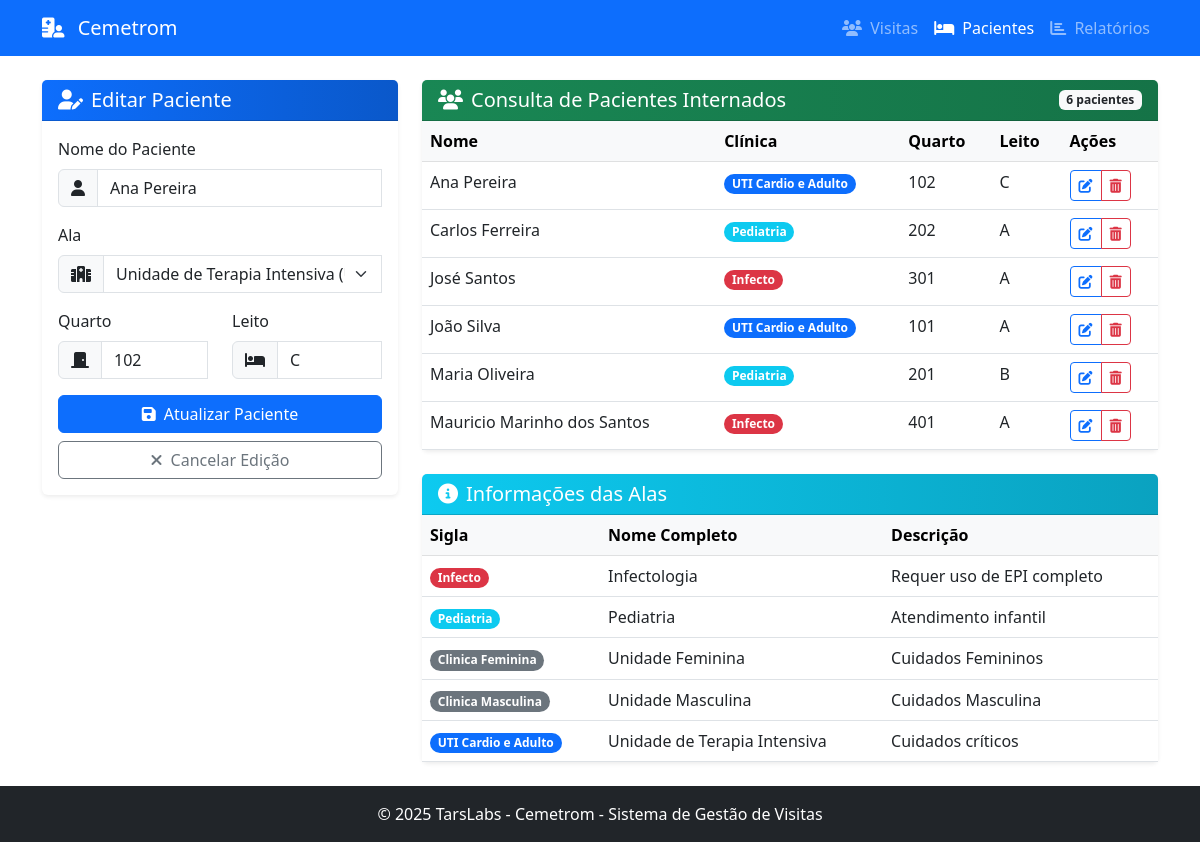
The page /pacientes?edit=4 on the database its author committed.
### tables this page shows
CREATE TABLE pacientes (
            id INTEGER PRIMARY KEY AUTOINCREMENT,
            nome TEXT NOT NULL,
            ala_id TEXT NOT NULL,
            quarto TEXT NOT NULL,
            leito TEXT NOT NULL,
            ativo INTEGER DEFAULT 1,
            created_at TIMESTAMP DEFAULT CURRENT_TIMESTAMP,
            updated_at TIMESTAMP DEFAULT CURRENT_TIMESTAMP,
            FOREIGN KEY (ala_id) REFERENCES alas (sigla)
        );

CREATE TABLE alas (
            id INTEGER PRIMARY KEY AUTOINCREMENT,
            sigla TEXT UNIQUE NOT NULL,
            nome TEXT NOT NULL,
            descricao TEXT,
            created_at TIMESTAMP DEFAULT CURRENT_TIMESTAMP,
            updated_at TIMESTAMP DEFAULT CURRENT_TIMESTAMP
        );

### app.py (the view, shortened to what this page needs)
@app.route('/pacientes', methods=['GET', 'POST'])
def form_pacientes():
    pacientes = get_pacientes()
    alas = get_alas()
    patient_id = request.args.get('edit')
    paciente_edit = None
    if patient_id:
        paciente_edit = get_paciente_by_id(patient_id)
    return render_template('form_pacientes.html',
                          pacientes=pacientes,
                          alas=alas,
                          paciente_edit=paciente_edit)

### src/database.py (called while the page is built)
def get_db():
    if 'db' not in g:
        g.db = sqlite3.connect(
            current_app.config['DATABASE'],
            detect_types=sqlite3.PARSE_DECLTYPES
        )
        g.db.row_factory = sqlite3.Row
    return g.db

### src/pacientes.py (called while the page is built)
def get_pacientes(only_active=True):
    db = get_db()
    query = """
        SELECT p.*, a.nome as ala_nome, a.descricao as ala_descricao
        FROM pacientes p
        JOIN alas a ON p.ala_id = a.sigla
    """
    params = []
    if only_active:
        query += " WHERE p.ativo = 1"
    query += " ORDER BY p.nome"
    cursor = db.execute(query, params)
    pacientes = []
    for row in cursor.fetchall():
        pacientes.append(dict(row))
    return pacientes

def get_paciente_by_id(paciente_id):
    db = get_db()
    cursor = db.execute(
        """
        SELECT p.*, a.nome as ala_nome, a.descricao as ala_descricao
        FROM pacientes p
        JOIN alas a ON p.ala_id = a.sigla
        WHERE p.id = ?
        """,
        (paciente_id,)
    )
    paciente = cursor.fetchone()
    if paciente:
        return dict(paciente)
    return None

def get_alas():
    db = get_db()
    cursor = db.execute(
        """
        SELECT * FROM alas
        ORDER BY nome
        """
    )
    alas = []
    for row in cursor.fetchall():
        alas.append(dict(row))
    return alas

### templates/form_pacientes.html (shortened to what this page needs)
{% extends 'base.html' %}
{% block content %}
<div class="row">
    <div class="col-md-4 mb-4">
        <div class="card border-0 shadow-sm">
            <div class="card-header bg-gradient-primary text-white">
                <h5 class="mb-0">
                    {% if paciente_edit %}
                        <i class="fas fa-user-edit me-2"></i>Editar Paciente
                    {% else %}
                        <i class="fas fa-user-plus me-2"></i>Novo Paciente
                    {% endif %}
                </h5>
            </div>
            <div class="card-body">
                <form action="{{ url_for('form_pacientes') }}" method="post" class="needs-validation" novalidate>
                    <div class="mb-3">
                        <label for="name" class="form-label">Nome do Paciente</label>
                        <div class="input-group">
                            <span class="input-group-text"><i class="fas fa-user"></i></span>
                            <input type="text" class="form-control" id="name" name="name" value="{{ paciente_edit.nome if paciente_edit else '' }}" required>
                        </div>
                    </div>
                    <div class="mb-3">
                        <label for="ward" class="form-label">Ala</label>
                        <div class="input-group">
                            <span class="input-group-text"><i class="fas fa-hospital-alt"></i></span>
                            <select class="form-select" id="ward" name="ward" required>
                                {% for ala in alas %}
                                    <option value="{{ ala.sigla }}" {% if paciente_edit and paciente_edit.ala_id == ala.sigla %}selected{% endif %}>
                                        {{ ala.nome }} ({{ ala.sigla }})
                                    </option>
                                {% endfor %}
                            </select>
                        </div>
                    </div>
                    <div class="row">
                        <div class="col-md-6 mb-3">
                            <label for="room" class="form-label">Quarto</label>
                            <div class="input-group">
                                <span class="input-group-text"><i class="fas fa-door-closed"></i></span>
                                <input type="text" class="form-control" id="room" name="room" value="{{ paciente_edit.quarto if paciente_edit else '' }}" required>
                            </div>
                        </div>
                        <div class="col-md-6 mb-3">
                            <label for="bed" class="form-label">Leito</label>
                            <div class="input-group">
                                <span class="input-group-text"><i class="fas fa-bed"></i></span>
                                <input type="text" class="form-control" id="bed" name="bed" value="{{ paciente_edit.leito if paciente_edit else '' }}" required>
                            </div>
                        </div>
                    </div>
                    <div class="d-grid gap-2">
                        <button type="submit" class="btn btn-primary">
                            {% if paciente_edit %}
                                <i class="fas fa-save me-2"></i>Atualizar Paciente
                            {% else %}
                                <i class="fas fa-save me-2"></i>Cadastrar Paciente
                            {% endif %}
                        </button>
                        {% if paciente_edit %}
                            <a href="{{ url_for('form_pacientes') }}" class="btn btn-outline-secondary">
                                <i class="fas fa-times me-2"></i>Cancelar Edição
                            </a>
                        {% endif %}
                    </div>
                </form>
            </div>
        </div>
    </div>
    <div class="col-md-8">
        <div class="card border-0 shadow-sm">
            <div class="card-header bg-gradient-success text-white d-flex justify-content-between align-items-center">
                <h5 class="mb-0"><i class="fas fa-users me-2"></i>Consulta de Pacientes Internados</h5>
                <span class="badge bg-light text-dark">{{ pacientes|length }} pacientes</span>
            </div>
            <div class="card-body p-0">
                {% if pacientes %}
                    <div class="table-responsive">
                        <table class="table table-hover mb-0">
                            <thead class="table-light">
                                <tr>
                                    <th>Nome</th>
                                    <th>Clínica</th>
                                    <th>Quarto</th>
                                    <th>Leito</th>
                                    <th>Ações</th>
                                </tr>
                            </thead>
                            <tbody>
                                {% for paciente in pacientes %}
                                    <tr>
                                        <td>{{ paciente.nome }}</td>
                                        <td>
                                            <span class="badge rounded-pill
                                        {% if paciente.ala_id == 'Infecto' %}bg-danger{% endif %}
                                        {% if paciente.ala_id == 'Pediatria' %}bg-info{% endif %}
                                        {% if paciente.ala_id == 'UTI Cardio e Adulto' %}bg-primary{% endif %}
                                    ">
                                        {{ paciente.ala_id }}
                                    </span>
                                        </td>
                                        <td>{{ paciente.quarto }}</td>
                                        <td>{{ paciente.leito }}</td>
                                        <td>
                                            <div class="btn-group btn-group-sm">
                                                <a href="{{ url_for('form_pacientes', edit=paciente.id) }}" class="btn btn-outline-primary">
                                                    <i class="fas fa-edit"></i>
                                                </a>
                                                <button type="button" class="btn btn-outline-danger" data-bs-toggle="modal" data-bs-target="#deleteModal{{ paciente.id }}">
                                                    <i class="fas fa-trash-alt"></i>
                                                </button>
                                            </div>
                                        </td>
                                    </tr>
                                {% endfor %}
                            </tbody>
                        </table>
                    </div>
                {% else %}
                    <div class="alert alert-info m-3">
                        <i class="fas fa-info-circle me-2"></i>
                        Nenhum paciente cadastrado. Use o formulário ao lado para cadastrar um novo paciente.
                    </div>
                {% endif %}
            </div>
        </div>
        <div class="card border-0 shadow-sm mt-4">
            <div class="card-header bg-gradient-info text-white">
                <h5 class="mb-0"><i class="fas fa-info-circle me-2"></i>Informações das Alas</h5>
            </div>
            <div class="card-body p-0">
                <div class="table-responsive">
                    <table class="table table-hover mb-0">
                        <thead class="table-light">
                            <tr>
                                <th>Sigla</th>
                                <th>Nome Completo</th>
                                <th>Descrição</th>
                            </tr>
                        </thead>
                        <tbody>
                            {% for ala in alas %}
                                <tr>
                                    <td>
                                        <span class="badge rounded-pill
                                            {% if ala.sigla == 'Infecto' %}bg-danger{% endif %}
                                            {% if ala.sigla == 'Pediatria' %}bg-info{% endif %}
                                            {% if ala.sigla == 'UTI Cardio e Adulto' %}bg-primary{% endif %}
                                            {% if ala.sigla == 'Clinica Feminina' %}bg-secondary{% endif %}
                                            {% if ala.sigla == 'Clinica Masculina' %}bg-secondary{% endif %}
                                        ">
                                            {{ ala.sigla }}
                                        </span>
                                    </td>
                                    <td>{{ ala.nome }}</td>
                                    <td>{{ ala.descricao }}</td>
                                </tr>
                            {% endfor %}
                        </tbody>
                    </table>
                </div>
            </div>
        </div>
    </div>
</div>
{% endblock %}

### templates/base.html (style rules this page uses)
.bg-gradient-primary { background: linear-gradient(to right, #0d6efd, #0a58ca); }
.bg-gradient-success { background: linear-gradient(to right, #198754, #157347); }
.bg-gradient-info { background: linear-gradient(to right, #0dcaf0, #0aa2c0); }
body { min-height: 100vh; display: flex; flex-direction: column; }

### rows shown on the page
pacientes: name "Ana Pereira", ward "Unidade de Terapia Intensiva (UTI Cardio e Adulto)", room "102", bed "C", nome "Ana Pereira", ala_id "UTI Cardio e Adulto", quarto "102", leito "C"
pacientes: nome "Carlos Ferreira", ala_id "Pediatria", quarto "202", leito "A"
pacientes: nome "José Santos", ala_id "Infecto", quarto "301", leito "A"
pacientes: nome "João Silva", ala_id "UTI Cardio e Adulto", quarto "101", leito "A"
pacientes: nome "Maria Oliveira", ala_id "Pediatria", quarto "201", leito "B"
pacientes: nome "Mauricio Marinho dos Santos", ala_id "Infecto", quarto "401", leito "A"
alas: sigla "Infecto", nome "Infectologia", descricao "Requer uso de EPI completo"
alas: sigla "Pediatria", nome "Pediatria", descricao "Atendimento infantil"
alas: sigla "Clinica Feminina", nome "Unidade Feminina", descricao "Cuidados Femininos"
alas: sigla "Clinica Masculina", nome "Unidade Masculina", descricao "Cuidados Masculina"
alas: sigla "UTI Cardio e Adulto", nome "Unidade de Terapia Intensiva", descricao "Cuidados críticos"

### other values the page prints
{{ pacientes|length }} "6"
